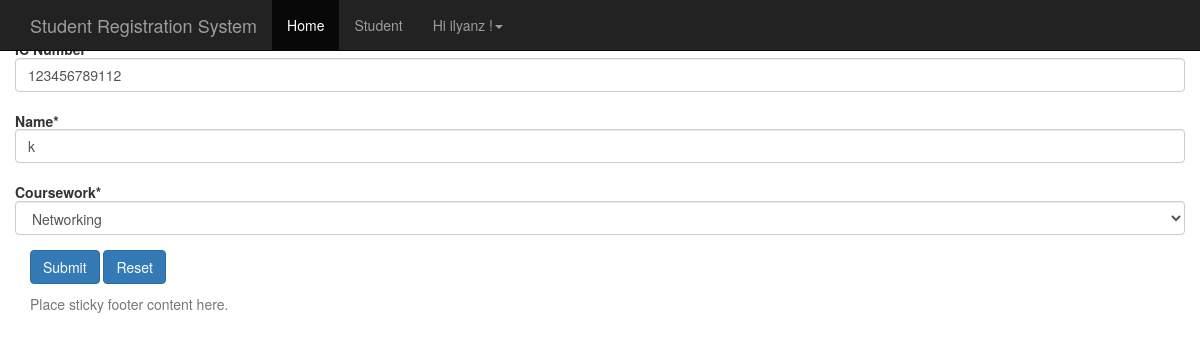
/11/edit (signed in), run on an earlier commit of the app's database.
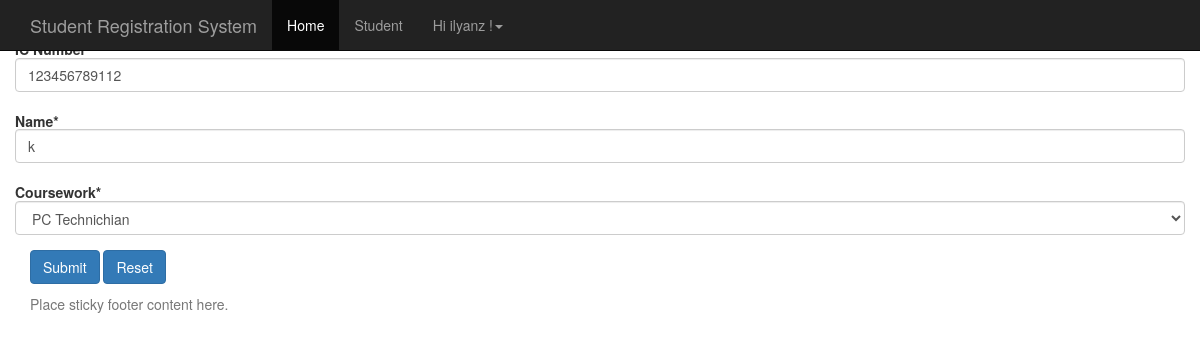
And on a later commit of the database.
### student/models.py (models this page shows, shortened)
class Student(models.Model):
	PROGRAMMING = 'PR'
	NETWORKING = 'NT'
	PCTECH = 'PC'
	COURSE_CHOICES = (
		(PROGRAMMING, 'Programming'),
		(NETWORKING, 'Networking'),
		(PCTECH, 'PC Technichian'),
	)
	icnum = models.CharField('IC Number',max_length=12,unique=True,blank=False,null=False)
	name = models.CharField('Name',max_length=300,blank=False,null=False)
	course = models.CharField('Coursework',max_length=2,choices=COURSE_CHOICES,default=PCTECH)
	createdby = models.ForeignKey('auth.User',on_delete=models.CASCADE)
	created_date = models.DateTimeField('Created Date',auto_now_add=True)

### student/views.py (the view)
# urls.py: url(r'^(?P<pk>\d+)/edit$', views.student_edit, name='student_edit'),
@login_required(login_url='/accounts/login/')
def student_edit(request,pk):
    student = get_object_or_404(Student, pk=pk)
    if request.method == "POST":
        form = StudentForm(request.POST,instance=student)
        if form.is_valid():
            student = form.save(commit=False)
            student.createdby = request.user
            student.save()
            messages.success(request, "Student record with ID: " + str(student.pk) + " has been updated! ")
            return redirect(reverse_lazy('student_detail',kwargs={'pk': student.pk }))
    else:
        form = StudentForm(instance=student)
    return render(request, 'student/student_edit.html', {'form': form})

### student/forms.py (shortened to what this page needs)
class StudentForm(forms.ModelForm):
    def __init__(self, *args, **kwargs):
        super(StudentForm, self).__init__(*args, **kwargs)
        self.helper = FormHelper(self)
        self.helper.form_class = 'form-horizontal'
        self.helper.layout.append(Submit('submit_change', 'Submit', css_class="btn-primary"))
        self.helper.layout.append(HTML('<a class="btn btn-primary" href={% url "student_home" %}>Reset</a>'))
    class Meta:
        model = Student
        fields = ('icnum', 'name', 'course',)

### templates/student/student_edit.html
{% extends 'base.html' %}
{% load crispy_forms_tags %}
{% block content %}
    <h5>Edit Student<h5>
    {% crispy form %}
{% endblock %}

What changed in the data, as far as the page shows it:
changed Student: course "Networking" → "PC Technichian"
